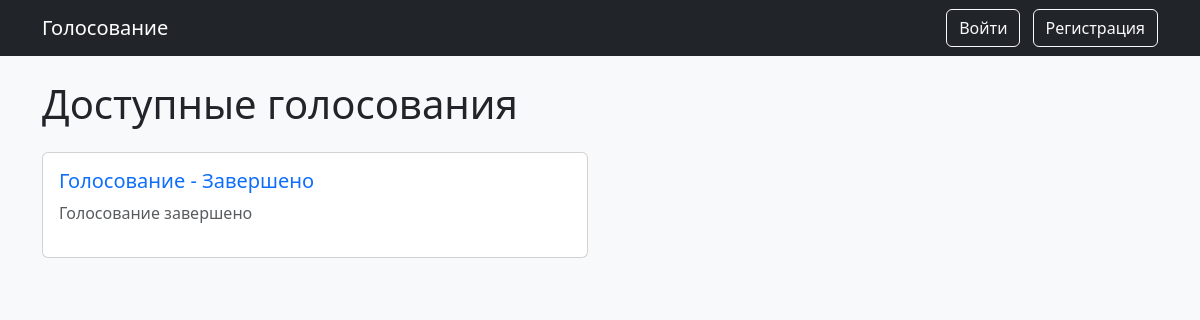
Before: / with the older database file.
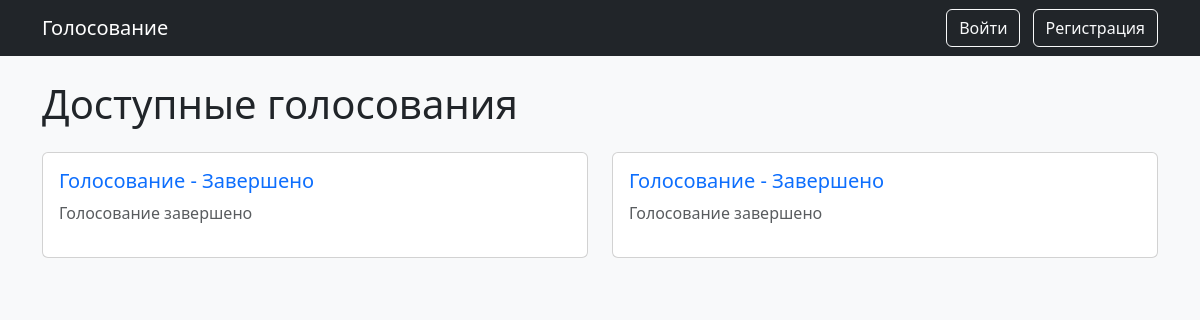
After: the same page with the newer database file.
### tables this page shows
CREATE TABLE poll (
    id INTEGER PRIMARY KEY AUTOINCREMENT,
    title TEXT NOT NULL,
    end_date TEXT NOT NULL,
    public_key_n TEXT,
    public_key_g TEXT,
    private_key TEXT
);

### app.py (the view)
@app.route('/')
def index():
    conn = sqlite3.connect('election.db')
    cursor = conn.cursor()
    cursor.execute("SELECT id, title, end_date FROM poll")  # Получаем дату окончания
    polls = cursor.fetchall()
    conn.close()
    now = datetime.datetime.now().isoformat()  # Текущая дата в ISO-формате
    return render_template('index.html', polls=polls, now=now)

### templates/index.html (shortened to what this page needs)
{% extends "base.html" %}
{% block content %}
<h1 class="mb-4">Доступные голосования</h1>
<div class="row">
    {% for poll in polls %}
        <div class="col-md-6">
            <div class="card mb-3">
                <div class="card-body">
                    {% if poll[2] >= now %}
                        <h5 class="card-title">
                            <a href="/poll/{{ poll[0] }}" class="text-decoration-none">{{ poll[1] }}</a>
                        </h5>
                        <p class="text-muted">
                            Оставшееся время: <span id="timer-{{ poll[0] }}"></span>
                        </p>
                    {% else %}
                        <h5 class="card-title">
                            <a href="/poll/{{ poll[0] }}/results" class="text-decoration-none">{{ poll[1] }} - Завершено</a>
                        </h5>
                        <p class="text-muted">Голосование завершено</p>
                    {% endif %}
                </div>
            </div>
        </div>
    {% endfor %}
</div>
{% endblock %}

### templates/base.html (shortened to what this page needs)
<!DOCTYPE html>
<html lang="ru">
<head>
    <link href="https://cdn.jsdelivr.net/npm/bootstrap@5.3.0/dist/css/bootstrap.min.css" rel="stylesheet">
</head>
<body class="bg-light">
    <nav class="navbar navbar-expand-lg navbar-dark bg-dark">
        <div class="container">
            <a class="navbar-brand" href="/">Голосование</a>
            <div>
                {% if session.username %}
                    <span class="text-light me-3">Вы вошли как <strong>{{ session.username }}</strong></span>
                    <a class="btn btn-outline-light me-2" href="/logout">Выйти</a>
                    {% if session.is_admin %}
                        <a class="btn btn-warning" href="/admin/create_poll">Создать голосование</a>
                    {% endif %}
                {% else %}
                    <a class="btn btn-outline-light me-2" href="/login">Войти</a>
                    <a class="btn btn-outline-light" href="/register">Регистрация</a>
                {% endif %}
            </div>
        </div>
    </nav>
    <div class="container mt-4">
        {% block content %}{% endblock %}
    </div>
</body>
</html>

Changed rows visible on the page:
added poll: title "Голосование"
